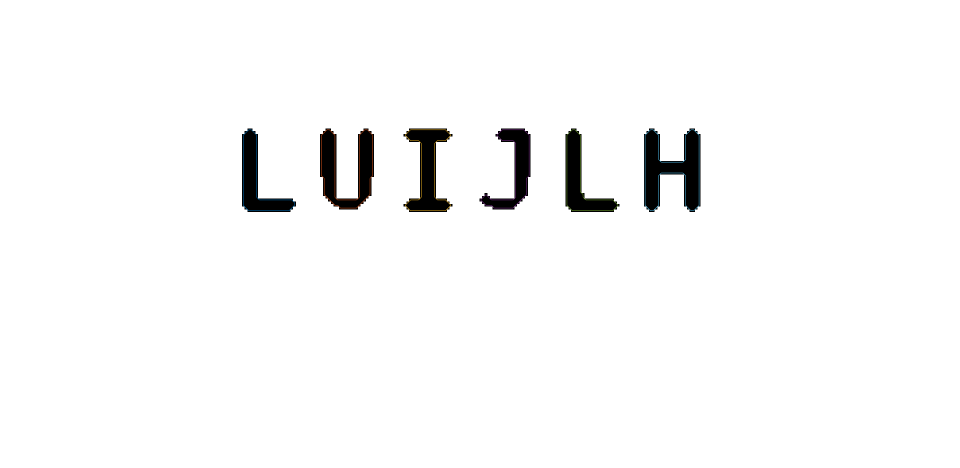
%> input picture Final_test_processed.png, 1920 x 936 px (shown at 1/2 size)
$ octave Captcha_Segmentation.m   (GNU Octave 9; MATLAB toolbox functions it lacks are replaced by stand-ins)
%> lines starting %> are read from the running program, lines starting %| are printed output that depends on the picture; in (x1, y1, x2, y2) boxes, pixels count from 0 and x2, y2 are one past the last pixel; in counts of white or black regions, pixels touching at a corner belong together; the program's own positions count from 1
% Author: Kartik Bharadwaj

origImg = imread('Final_test_processed.png');
%> origImg is the input picture: size 936x1920x3 uint8; mean R, G, B 248.2, 248.2, 248.2
[rows, columns, ColorChannels] = size(origImg);
%> rows = 936; columns = 1920; ColorChannels = 3

%User prompt for changing color image to grayscale

if ColorChannels > 1
	Message = sprintf('Your image file has %d color channels.\nDo you want to convert it to grayscale?', ColorChannels);
	button = questdlg(Message, 'Convert and Continue', 'Cancel');
%> the answer given: Yes
%> button = 'Yes'
	if strcmp(button, 'Cancel')
		fprintf(1, 'Exited Captcha_Segmentation.m.\n');
		return;
	end
	origImg = rgb2gray(origImg);
%> origImg: size 936x1920 uint8
end

%Thresholding
thresholdVal = 100;
bnyImg = origImg < thresholdVal;
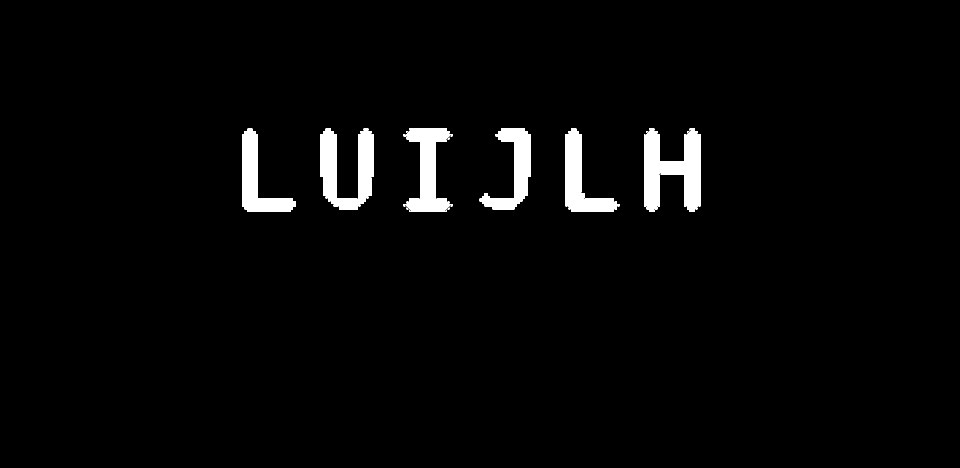
%> bnyImg: size 936x1920 logical (shown at 1/2 size); 2.7% white; 13 white regions (6 under 20 px)

%Getting connected component labels of the image
labelImg = bwlabel(bnyImg, 8);
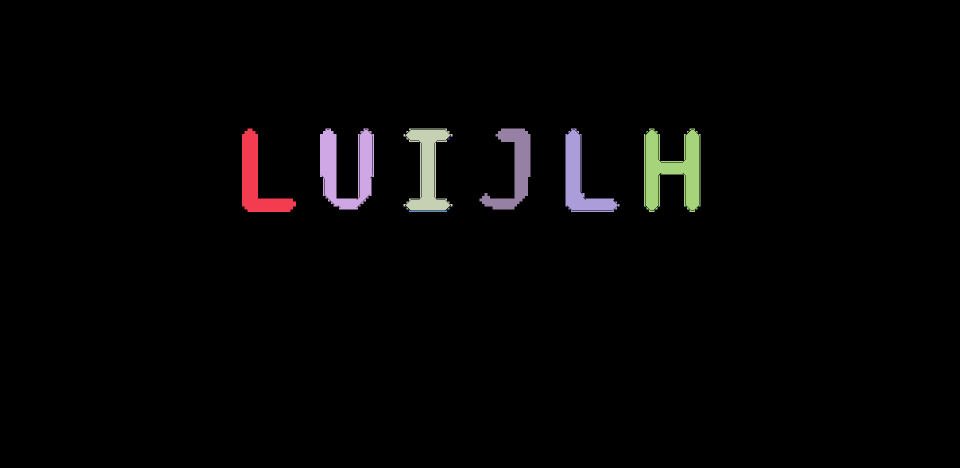
%> labelImg: size 936x1920 double (shown at 1/2 size); 14 distinct labels, from 0 to 13; one colour per label, 0 black

%Getting region properties of the labels
blobMeasurementsval = regionprops(labelImg, origImg, 'all');
%> blobMeasurementsval = 13 regions; largest, box (x1, y1, x2, y2), Area, Centroid, MajorAxisLength, MinorAxisLength and Eccentricity: (1288, 257, 1401, 424) 10747 [1345.3 340.7] 169.3 155.9 0.389, (640, 257, 748, 419) 9164 [693.8 337.8] 178.9 143.4 0.598, (807, 257, 905, 421) 7408 [856.5 339.1] 223.2 74.65 0.942
totalBlobs = size(blobMeasurementsval, 1);
%> totalBlobs = 13

imshow(origImg);
axis image;
hold on;
boundaries = bwboundaries(bnyImg);
%> boundaries = 211 boundaries; largest, box (x1, y1, x2, y2) and points: (1288, 257, 1401, 424) 1337, (640, 257, 748, 419) 811, (807, 257, 905, 421) 643, (959, 257, 1061, 419) 602, (1131, 257, 1239, 424) 543
numberOfBoundaries = size(boundaries, 1);
%> numberOfBoundaries = 211
for k = 1 : numberOfBoundaries
	thisBoundary = boundaries{k};
	plot(thisBoundary(:,2), thisBoundary(:,1), 'g', 'LineWidth', 2);
end
%> this loop made 211 passes
%> thisBoundary on passes 14 to 16: [352 644; 352 644], [353 645; 353 645], [356 648; 356 648]
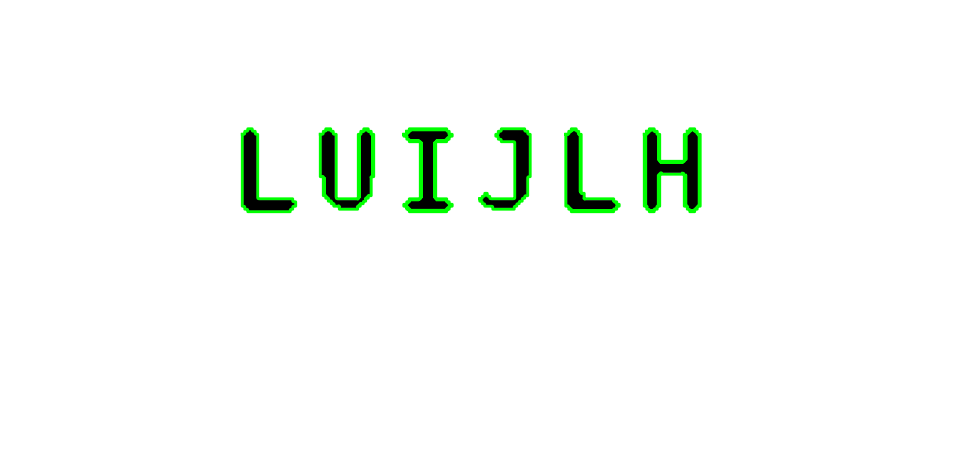
%> figure redrawn from the program's plot data; shown at 1/2 size
hold off;

Blobareas = [blobMeasurementsval.Area];
%> Blobareas = [7014 9164 7408 10 10 158 10 10 6602 6765 10747 10 10]
selectedareaindex = (Blobareas > 6000) & (Blobareas < 12000);
%> selectedareaindex = [true true true false false false false false true true true false false]

finalIndex = find(selectedareaindex);
%> finalIndex = [1 2 3 9 10 11]
finalBlobsImg = ismember(labelImg, finalIndex);
%> finalBlobsImg: size 936x1920 logical; 2.7% white; 6 white regions, box (x1, y1, x2, y2) and area: (1288, 257, 1401, 424) 10747, (640, 257, 748, 419) 9164, (807, 257, 905, 421) 7408, (484, 257, 592, 424) 7014, (1131, 257, 1239, 424) 6765, (959, 257, 1061, 419) 6602
CharacterImg = bwlabel(finalBlobsImg, 8);
%> CharacterImg: size 936x1920 double; 7 distinct labels, from 0 to 6

%Image Cropping and Segmentation
message = sprintf('Would you like to crop out each character to individual images?');
reply = questdlg(message, 'Extract Individual Images?', 'Yes', 'No');
%> the answer given: No
if strcmpi(reply, 'Yes')
	figure;
    % Maximize window.
	set(gcf, 'Units','Normalized','OuterPosition',[0 0 1 1]);
	for k = 1 : length(finalIndex)           % Loop through all blobs.
		% Find the bounding box of each blob.
		finalblobsBoundingBox = blobMeasurementsval(finalIndex(k)).BoundingBox;
		singlecharacter = imcrop(origImg, finalblobsBoundingBox);
		%imwrite(singlechar,'truth.png');
		subplot(3, 4, k);
		imshow(singlecharacter);
    end
end
